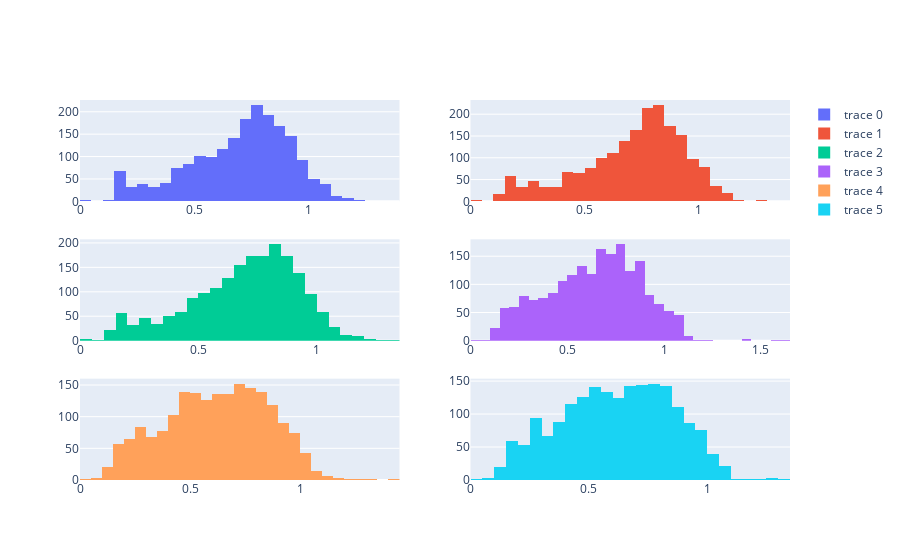

Here is the notebook cell this chart was saved with:
### Code cell
import plotly.subplots as sp
import plotly.graph_objects as go

# Assume `df` is your DataFrame and the columns are present in `df`
fig = sp.make_subplots(rows=3, cols=2)

fig.add_trace(go.Histogram(x=df['MDA7+D1+1']), row=1, col=1)
fig.add_trace(go.Histogram(x=df['MDA7+D1+2']), row=1, col=2)
fig.add_trace(go.Histogram(x=df['MDA7+D1+3']), row=2, col=1)
fig.add_trace(go.Histogram(x=df['MDA7+D2+1']), row=2, col=2)
fig.add_trace(go.Histogram(x=df['MDA7+D2+2']), row=3, col=1)
fig.add_trace(go.Histogram(x=df['MDA7+D2+3']), row=3, col=2)

fig.show()

### Figure 1 — Plotly figure (JSON) as saved in the notebook; plotly's stock layout.template omitted (floating-point values rounded to 4 significant figures; data arrays with more than 128 entries replaced by an {"elided": "..."} marker saying what was removed)
{"data": [{"type": "histogram", "x": {"elided": "1944 float values"}, "xaxis": "x", "yaxis": "y"}, {"type": "histogram", "x": {"elided": "1944 float values"}, "xaxis": "x2", "yaxis": "y2"}, {"type": "histogram", "x": {"elided": "1944 float values"}, "xaxis": "x3", "yaxis": "y3"}, {"type": "histogram", "x": {"elided": "1944 float values"}, "xaxis": "x4", "yaxis": "y4"}, {"type": "histogram", "x": {"elided": "1944 float values"}, "xaxis": "x5", "yaxis": "y5"}, {"type": "histogram", "x": {"elided": "1944 float values"}, "xaxis": "x6", "yaxis": "y6"}], "layout": {"xaxis": {"anchor": "y", "domain": [0, 0.45]}, "xaxis2": {"anchor": "y2", "domain": [0.55, 1]}, "xaxis3": {"anchor": "y3", "domain": [0, 0.45]}, "xaxis4": {"anchor": "y4", "domain": [0.55, 1]}, "xaxis5": {"anchor": "y5", "domain": [0, 0.45]}, "xaxis6": {"anchor": "y6", "domain": [0.55, 1]}, "yaxis": {"anchor": "x", "domain": [0.7333, 1]}, "yaxis2": {"anchor": "x2", "domain": [0.7333, 1]}, "yaxis3": {"anchor": "x3", "domain": [0.3667, 0.6333]}, "yaxis4": {"anchor": "x4", "domain": [0.3667, 0.6333]}, "yaxis5": {"anchor": "x5", "domain": [0, 0.2667]}, "yaxis6": {"anchor": "x6", "domain": [0, 0.2667]}}}
